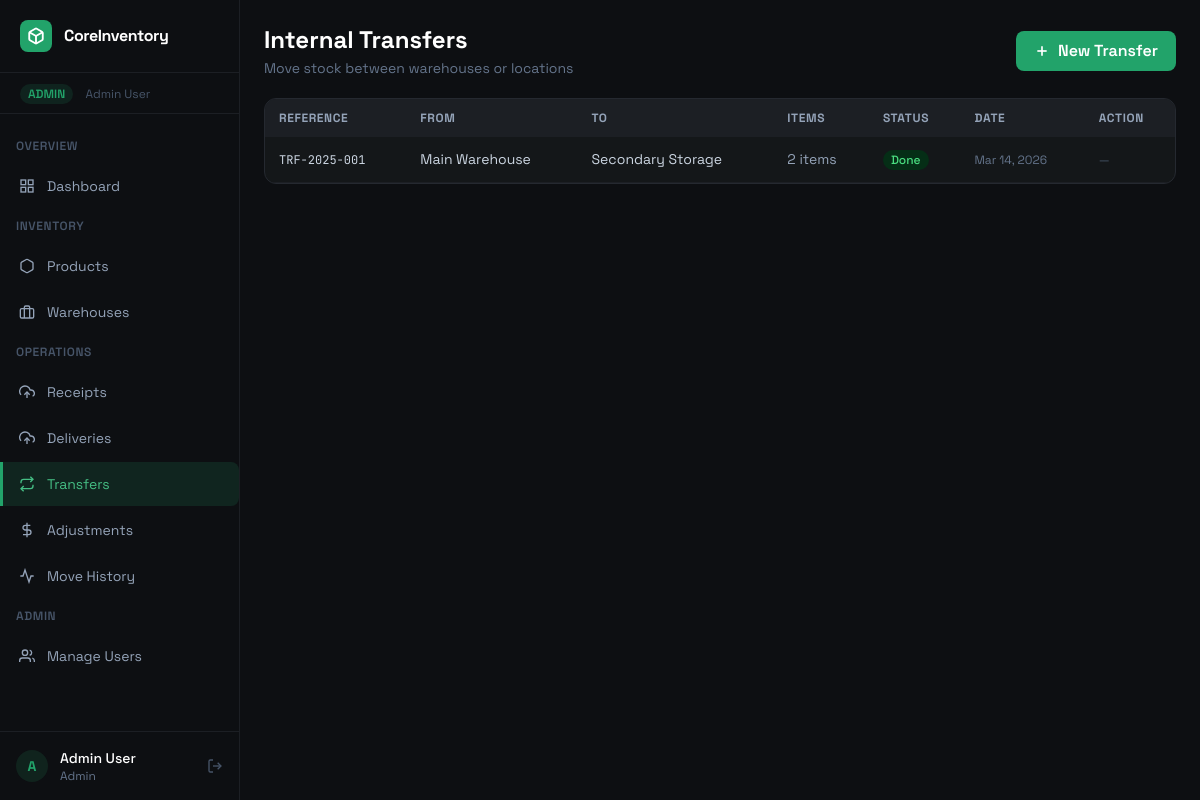
The page /transfers.php (signed in) on the database its author committed.
### tables this page shows
CREATE TABLE `operations` (
  `id` int(11) NOT NULL,
  `type` enum('receipt','delivery','transfer','adjustment') NOT NULL,
  `status` enum('draft','waiting','ready','done','canceled') DEFAULT 'draft',
  `reference` varchar(100) DEFAULT NULL,
  `supplier_customer` varchar(150) DEFAULT NULL,
  `from_warehouse_id` int(11) DEFAULT NULL,
  `to_warehouse_id` int(11) DEFAULT NULL,
  `notes` text DEFAULT NULL,
  `created_by` int(11) DEFAULT NULL,
  `created_at` timestamp NOT NULL DEFAULT current_timestamp(),
  `validated_at` timestamp NULL DEFAULT NULL
);

CREATE TABLE `warehouses` (
  `id` int(11) NOT NULL,
  `name` varchar(100) NOT NULL,
  `location` varchar(255) DEFAULT NULL,
  `created_at` timestamp NOT NULL DEFAULT current_timestamp()
);

### auth.php (called while the page is built, shortened)
<?php
function currentUser() {
    return [
        'id'   => $_SESSION['user_id'] ?? null,
        'name' => $_SESSION['user_name'] ?? 'User',
        'role' => $_SESSION['user_role'] ?? 'staff',
    ];
}
function hasRole(...$roles) {
    $user = currentUser();
    return in_array($user['role'], $roles);
}
?>

### transfers.php (the view, shortened to what this page needs)
<?php
require_once '../config/db.php';
require_once '../includes/auth.php';
$transfers  = $conn->query("SELECT o.*, w1.name as from_wh, w2.name as to_wh, COUNT(oi.id) as item_count FROM operations o LEFT JOIN warehouses w1 ON o.from_warehouse_id=w1.id LEFT JOIN warehouses w2 ON o.to_warehouse_id=w2.id LEFT JOIN operation_items oi ON o.id=oi.operation_id WHERE o.type='transfer' GROUP BY o.id ORDER BY o.created_at DESC");
?>
<?php include '../includes/header.php'; ?>
<?php include '../includes/sidebar.php'; ?>
<div class="p-6 space-y-5">
    <div class="flex items-center justify-between">
        <div>
            <h1 class="text-2xl font-bold text-white">Internal Transfers</h1>
            <p class="text-slate-500 text-sm mt-0.5">Move stock between warehouses or locations</p>
        </div>
        <button onclick="document.getElementById('addModal').classList.remove('hidden')" class="btn-primary flex items-center gap-2">
            <svg width="16" height="16" viewBox="0 0 24 24" fill="none" stroke="currentColor" stroke-width="2.5"><line x1="12" y1="5" x2="12" y2="19"/><line x1="5" y1="12" x2="19" y2="12"/></svg>
            New Transfer
        </button>
    </div>
    <div class="card overflow-hidden">
        <table>
            <thead><tr><th>Reference</th><th>From</th><th>To</th><th>Items</th><th>Status</th><th>Date</th><th>Action</th></tr></thead>
            <tbody>
            <?php while ($t = $transfers->fetch_assoc()): ?>
            <tr>
                <td class="font-mono text-xs text-slate-300"><?= htmlspecialchars($t['reference'] ?: 'TRF-'.$t['id']) ?></td>
                <td class="text-slate-300"><?= htmlspecialchars($t['from_wh'] ?? '—') ?></td>
                <td class="text-slate-300"><?= htmlspecialchars($t['to_wh'] ?? '—') ?></td>
                <td class="text-slate-400"><?= $t['item_count'] ?> items</td>
                <td><span class="badge-<?= $t['status'] ?> px-2 py-0.5 rounded-full text-xs font-medium capitalize"><?= $t['status'] ?></span></td>
                <td class="text-slate-500 text-xs"><?= date('M j, Y', strtotime($t['created_at'])) ?></td>
                <td>
                    <?php if (hasRole('admin','manager') && $t['status'] !== 'done' && $t['status'] !== 'canceled'): ?>
                    <form method="POST" action="/coreinventory/actions/transfer_action.php" style="display:inline;">
                        <input type="hidden" name="action" value="validate">
                        <input type="hidden" name="operation_id" value="<?= $t['id'] ?>">
                        <button type="submit" class="btn-primary text-xs px-3 py-1.5">Validate</button>
                    </form>
                    <?php else: ?><span class="text-xs text-slate-600">—</span><?php endif; ?>
                </td>
            </tr>
            <?php endwhile; ?>
            </tbody>
        </table>
    </div>
</div>
</main>
</body>
</html>

### header.php (style rules this page uses)
body { font-family: 'Space Grotesk', sans-serif; background: #0d0f12; color: #e2e8f0; }
.card { background: #141719; border: 1px solid #252930; border-radius: 12px; }
.badge-done { background:#052e16; color:#4ade80; }
.btn-primary { background:#22a36a; color:#fff; padding:8px 18px; border-radius:8px; font-weight:600; transition: background .2s; cursor:pointer; border:none; }
table { width:100%; border-collapse:collapse; }
th { background:#1c1f24; color:#94a3b8; font-size:12px; text-transform:uppercase; letter-spacing:.05em; padding:10px 14px; text-align:left; }
td { padding:12px 14px; border-bottom:1px solid #1c1f24; font-size:14px; }

### rows shown on the page
operations: reference "TRF-2025-001", from_warehouse.name "Main Warehouse", to_warehouse.name "Secondary Storage", item_count "2", status "Done", created_at "Mar 14, 2026"

### other values the page prints
$user['role'] "ADMIN"
$user['name'] "Admin User"
$label "Dashboard Products Warehouses Receipts Deliveries Transfers Adjustments Move History Manage Users"
substr($user['name'],0,1) "A"
$user['role'] "Admin"
